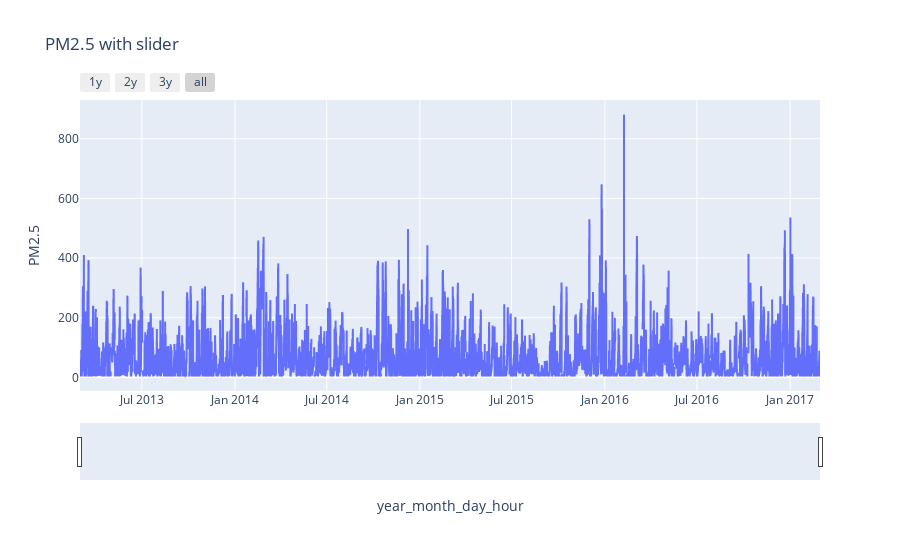

The cell this chart's notebook holds for it:
### Markdown cell above
## 2. plot using plotly express

### Code cell
import plotly.express as px

fig = px.line(aq_df_non_indexed , x='year_month_day_hour', y='PM2.5' , title='PM2.5 with slider')

## if you want buttons then can pass parameter rangeselector
fig.update_xaxes(rangeslider_visible=True,
                 rangeselector = dict(
                     buttons=list([
                         dict(count=1,label='1y',step='year',stepmode='backward'),
                         dict(count=2,label='2y',step='year',stepmode='backward'),
                         dict(count=3,label='3y',step='year',stepmode='backward'),
                         dict(step='all')
                     ])
                     )
                )
fig.show()

### Figure 1 — Plotly figure (JSON) as saved in the notebook; plotly's stock layout.template omitted (floating-point values rounded to 4 significant figures; data arrays with more than 128 entries replaced by an {"elided": "..."} marker saying what was removed)
{"data": [{"hovertemplate": "year_month_day_hour=%{x}<br>PM2.5=%{y}<extra></extra>", "legendgroup": "", "line": {"color": "#636efa", "dash": "solid"}, "marker": {"symbol": "circle"}, "mode": "lines", "name": "", "showlegend": false, "type": "scattergl", "x": {"elided": "35064 str values"}, "xaxis": "x", "y": {"elided": "35064 float values"}, "yaxis": "y"}], "layout": {"legend": {"tracegroupgap": 0}, "title": {"text": "PM2.5 with slider"}, "xaxis": {"anchor": "y", "domain": [0, 1], "rangeselector": {"buttons": [{"count": 1, "label": "1y", "step": "year", "stepmode": "backward"}, {"count": 2, "label": "2y", "step": "year", "stepmode": "backward"}, {"count": 3, "label": "3y", "step": "year", "stepmode": "backward"}, {"step": "all"}]}, "rangeslider": {"visible": true}, "title": {"text": "year_month_day_hour"}}, "yaxis": {"anchor": "x", "domain": [0, 1], "title": {"text": "PM2.5"}}}}
